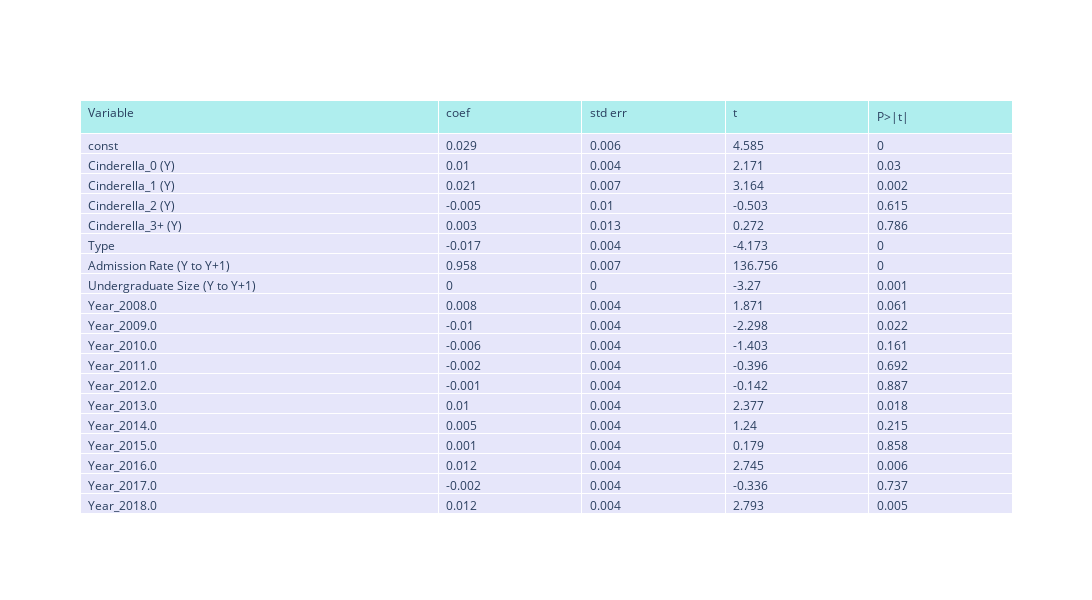

Write notebook code for a chart like this one.
### Code cell
import plotly.graph_objects as go

# Data from the new regression results in the image
row_labels = [
    'const', 'Cinderella_0 (Y)', 'Cinderella_1 (Y)', 'Cinderella_2 (Y)', 'Cinderella_3+ (Y)', 'Type',
    'Admission Rate (Y to Y+1)', 'Undergraduate Size (Y to Y+1)', 'Year_2008.0', 'Year_2009.0', 'Year_2010.0',
    'Year_2011.0', 'Year_2012.0', 'Year_2013.0', 'Year_2014.0', 'Year_2015.0', 'Year_2016.0',
    'Year_2017.0', 'Year_2018.0'
]
header = ['Variable', 'coef', 'std err', 't', 'P>|t|']
values = [
    row_labels,
    [0.029, 0.010, 0.021, -0.005, 0.003, -0.017, 0.958, -0.000, 0.008, -0.010, -0.006, -0.002, -0.001, 0.010, 0.005, 0.001, 0.012, -0.002, 0.012],
    [0.006, 0.004, 0.007, 0.010, 0.013, 0.004, 0.007, 0.000, 0.004, 0.004, 0.004, 0.004, 0.004, 0.004, 0.004, 0.004, 0.004, 0.004, 0.004],
    [4.585, 2.171, 3.164, -0.503, 0.272, -4.173, 136.756, -3.270, 1.871, -2.298, -1.403, -0.396, -0.142, 2.377, 1.240, 0.179, 2.745, -0.336, 2.793],
    [0.000, 0.030, 0.002, 0.615, 0.786, 0.000, 0.000, 0.001, 0.061, 0.022, 0.161, 0.692, 0.887, 0.018, 0.215, 0.858, 0.006, 0.737, 0.005]
]

# Create the Plotly table
fig = go.Figure(data=[go.Table(
    columnwidth=[200, 80, 80, 80, 80],  # Specify column widths
    header=dict(values=header,
                fill_color='paleturquoise',
                align='left'),
    cells=dict(values=values,
               fill_color='lavender',
               align='left'))
])

# Set the dimensions of the figure
fig.update_layout(
    width=1200,
    height=600
)

# Display the table
fig.show()

### Figure 1 — Plotly figure (JSON) as saved in the notebook; plotly's stock layout.template omitted (floating-point values rounded to 4 significant figures)
{"data": [{"cells": {"align": "left", "fill": {"color": "lavender"}, "values": [["const", "Cinderella_0 (Y)", "Cinderella_1 (Y)", "Cinderella_2 (Y)", "Cinderella_3+ (Y)", "Type", "Admission Rate (Y to Y+1)", "Undergraduate Size (Y to Y+1)", "Year_2008.0", "Year_2009.0", "Year_2010.0", "Year_2011.0", "Year_2012.0", "Year_2013.0", "Year_2014.0", "Year_2015.0", "Year_2016.0", "Year_2017.0", "Year_2018.0"], [0.029, 0.01, 0.021, -0.005, 0.003, -0.017, 0.958, 0, 0.008, -0.01, -0.006, -0.002, -0.001, 0.01, 0.005, 0.001, 0.012, -0.002, 0.012], [0.006, 0.004, 0.007, 0.01, 0.013, 0.004, 0.007, 0, 0.004, 0.004, 0.004, 0.004, 0.004, 0.004, 0.004, 0.004, 0.004, 0.004, 0.004], [4.585, 2.171, 3.164, -0.503, 0.272, -4.173, 136.8, -3.27, 1.871, -2.298, -1.403, -0.396, -0.142, 2.377, 1.24, 0.179, 2.745, -0.336, 2.793], [0, 0.03, 0.002, 0.615, 0.786, 0, 0, 0.001, 0.061, 0.022, 0.161, 0.692, 0.887, 0.018, 0.215, 0.858, 0.006, 0.737, 0.005]]}, "columnwidth": [200, 80, 80, 80, 80], "header": {"align": "left", "fill": {"color": "paleturquoise"}, "values": ["Variable", "coef", "std err", "t", "P>|t|"]}, "type": "table"}], "layout": {"height": 600, "width": 1200}}
